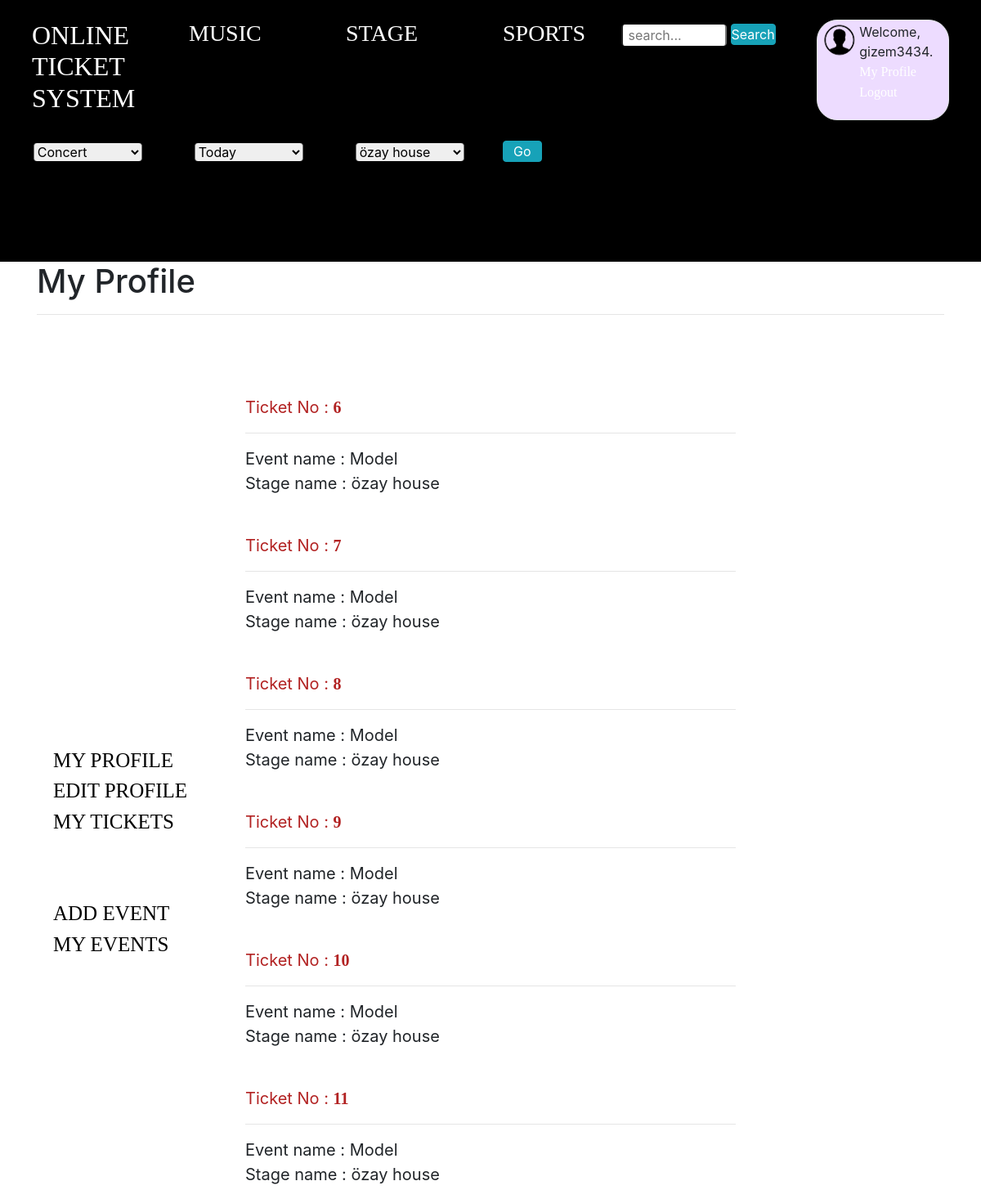
Page /transaction/3 (signed in) on the committed database.
### website/models.py (models this page shows, shortened)
class Ticket(models.Model):
    event = models.ForeignKey(Event, on_delete=models.CASCADE)
    seat_number = models.CharField(max_length=10)
    user = models.ForeignKey(User, on_delete=models.CASCADE, null=True, blank=True)
    transaction = models.ForeignKey(Transaction, on_delete=models.CASCADE)
    def get_ticket_review_url(self):
        return f"/account/tickets/{self.pk}/preview"

class Event(models.Model):
    TYPE = (
        ('C', 'Concert'),
        ('T', 'Theatre'),
        ('S', 'Sports')
    )
    name = models.CharField(max_length=50)
    stage = models.ForeignKey(Stage, on_delete=models.CASCADE)
    owner = models.ForeignKey(UserProfile, on_delete=models.CASCADE, null=True)
    date = models.DateField()
    quota = models.IntegerField()
    quotastart = models.IntegerField()
    price = models.IntegerField()
    type = models.CharField(max_length=1, choices=TYPE)
    isAvailable = models.BooleanField(default=False)
    isAccepted = models.BooleanField(default=False)
    isRejected = models.BooleanField(default=False)
    rules = models.CharField(max_length=500)
    img = models.URLField(null=True, blank=True)
    def __str__(self):
        return '' + self.name

class Stage(models.Model):
    place = models.CharField(max_length=100)
    address = models.CharField(max_length=200)
    quota = models.IntegerField()
    def __str__(self):
        return '' + self.place

class UserProfile(models.Model):
    id = models.AutoField(primary_key=True)
    GENDER = (
        ('M', 'Male'),
        ('F', 'Female'),
    )
    gender = models.CharField(max_length=1, choices=GENDER)
    birthday = models.DateField()
    phone_number = models.CharField(max_length=11)
    img = models.URLField(null=True, blank=True)
    isOperator = models.BooleanField(default=False)
    user = models.ForeignKey(User, on_delete=models.CASCADE)
    balance = models.IntegerField(default=0)

### website/views.py (the view)
# urls.py: path('transaction/<int:transaction_id>', views.my_tickets_view, name='transaction'),
@login_required
def my_tickets_view(request, transaction_id):
    user = request.user
    user_infos = UserProfile.objects.all().filter(user=user)
    transaction = Transaction.objects.get(pk=transaction_id)
    ticket_list = Ticket.objects.all().filter(transaction=transaction)
    context = {"ticket_list": ticket_list,
               "user_infos": user_infos}
    return render(request, 'profile/my_tickets.html', context)

### website/views.py (called while the page is built)
def return_stage_list(request):
    return {'stage_list': Stage.objects.all()}

### templates/profile/my_tickets.html
{% extends 'profile/profile.html' %}
{% block info %}
    {% for ticket in ticket_list %}
        <p style="color: firebrick;">Ticket No : <a style="color: firebrick; font-weight: bold; font-family: italic" href={{ ticket.get_ticket_review_url}}>{{ ticket.pk }}</a>
        <hr>
            Event name :  {{ ticket.event }} <br> Stage name :   {{ ticket.event.stage}}
        </p>
    {% endfor %}
{% endblock %}

### templates/profile/profile.html (shortened to what this page needs)
{% extends 'base.html' %}
{% block head %}
    {% load static %}
    <link rel="stylesheet" type="text/css" href="{% static "css/profile/profil.css" %}">
{% endblock %}
{% block content %}
<div id="mainDiv">
    <h1 id="header">My Profile</h1>
    <hr>
    <div class="infos">
        {% block info %}{% endblock %}
    </div>
    <div id="main_menu">
        <br><br>
        <a href="{% url 'my_profile' %}">My Profile</a><br>
        <a href="{% url 'edit_my_profile' %}">Edit Profile</a><br>
        <a href="{% url 'my_transactions' %}">My Tickets</a><br>
        <br><br>
        {% block isOperator %}
        {% for info in user_infos %}
            {% if info.isOperator %}
                <a href="{% url 'add_event' %}">Add Event</a><br>
                <a href="{% url 'my_events' %}">My Events</a><br>
            {% endif %}
        {% endfor %}
            {% endblock %}
    </div>
</div>
{% endblock %}

### templates/base.html (shortened to what this page needs)
<!DOCTYPE html>
<html lang="en">
<head>
    <link rel="stylesheet" href="https://stackpath.bootstrapcdn.com/bootstrap/4.4.1/css/bootstrap.min.css">
     {% block head %}
             {% endblock %}
     {% load static %}
    <link rel="stylesheet" type="text/css" href="{% static 'css/base.css' %}">
</head>
<body>
    <header>
  <video playsinline="playsinline" autoplay="autoplay" muted="muted" loop="loop">
    <source src="{% static 'media/homevideo.mp4' %}" type="video/mp4">
  </video>
        <div class="row" id='mainRow'>
            <div class="col-sm-2">
                <div id="webSiteName">
                    <a href="{%  url 'home' %}">
                        <h2>Online Ticket System</h2>
                    </a>
                </div>
            </div>
            <div class="col-sm-2">
                <div class="topicsName">
                    <a href="{% url 'concert_event'  %} ">
                        <h3>Music</h3>
                    </a>
                </div>
            </div>
            <div class="col-sm-2">
                <div class="topicsName">
                    <a href="{% url 'theatre_event'  %} ">
                        <h3>Stage</h3>
                    </a>
                </div>
            </div>
            <div class="col-sm-1">
                <div class="topicsName">
                    <a href="{% url 'sport_event'  %} ">
                        <h3>Sports</h3>
                    </a>
                </div>
            </div>
            <div class="col-md-3">
                <div class="search-container">
                    <form method="GET" action="{% url 'overall_search' %}">
                    <input required name="q" value="{{ request.GET.q }}" placeholder=" search...">
                    <button class="btn btn-info py-0 px-0" type="submit">Search</button>
                    </form>
                </div>
            </div>
            <div class="col-sm-2">
            <div class="border">
                <div class="avatarDiv">
                    <img src={% static "media/user-avatar.png" %} alt="user-avatar">
                </div>
                <div class="accountTextDiv">
                    {% if user.is_authenticated %}
                    <p class="login">Welcome, {{ user.get_username }}.
                    <a href="{% url 'my_profile' %}">My Profile</a>
                        <a href="{% url 'logout' %}">Logout</a></p>
                    {% else %}
                    <p><a  href="{% url 'login' %}">Login</a></p>
                    {% endif %}
                </div>
            </div>
            </div>
        </div>
        <div class="row" id='searchFilterRow'>
            <table>
            <form action="{% url 'opinion_search' %}" method="post" >
            <div class="col-sm-2">
                <div class="categories">
                    <select name="categories">
                        <option value="C">Concert</option>
                    </select>
                </div>
            </div>
            <div class="col-sm-2">
                <div class="categories">
                    <select name="dates">
                        <option value="Today">Today</option>
                    </select>
                </div>
            </div>
            <div class="col-sm-2">
                <div class="categories">
                    <select name="stage_names">
                       {% for stage in stage_list %}
                        <option value="{{ stage.place }}">{{ stage.place }}</option>
                        {% endfor %}
                    </select>
                </div>
            </div>
            <div class="col-sm-1">
                <div class="categories">
                     <button class="btn btn-info py-0 " type="submit">Go</button>
            </div>
                </div>
            </form>
</table>
        </div>
    </header>
    <div class="container-xl">
            {% block content %}
             {% endblock %}
    </div>
</body>
</html>

### website/static/css/profile/profil.css (style rules this page uses)
.infos p { padding-top: 15px; }
.infos { position: relative; width:600px; font-size:20px; height: 100px; margin: auto; margin-top: 7.5%; }
#main_menu a { color: black; }
#main_menu { position: absolute; width:200px; top:57%; font-size: 25px; padding-left:20px; }

### website/static/css/base.css (style rules this page uses)
body { width: 100%; }
a { color: white; font-family: "Century Gothic", serif; text-decoration: none; text-transform: uppercase; }
.accountTextDiv a { color: white; font-family: "Century Gothic", serif; text-decoration: none; text-transform: initial; }
header { position: relative; background-color: black; height: 40vh; min-height: 15rem; width: 100%; overflow: hidden; }
header video { position: absolute; top: 50%; left: 50%; min-width: 100%; min-height: 100%; width: auto; height: auto; z-index: 0; -ms-transform: translateX(-50%) translateY(-50%); -moz-transform: translateX(-50%) translateY(-50%); -webkit-transform: translateX(-50%) translateY(-50%); transform: translateX(-50%) translateY(-50%); }
#webSiteName { float: left; width: 14%; height: 95%; margin: auto; }
.topicsName { float: left; width: 14%; height: 95%; margin: auto; }
.avatarDiv { float: left; width: 30%; height: 95%; margin: auto; margin-left: 2%; }
.avatarDiv img { max-width: 100%; max-height: 100%; }
.border { border-radius: 25px; border-color: #eddcff ; background: #eddcff; width: 100%; height: 100%; }
.accountTextDiv { float: left; width: 60%; height: 95%; margin: auto; padding-top: 1%; }
.accountTextDiv p { width: 100%; }
.search-container { margin: auto; width: 100%; height: 25%; padding-top: 2%; }
.search-container input { margin-left: 19%; width: 50%; webkit-border-radius: 4px !important; -moz-border-radius: 4px !important; border-radius: 4px !important; -webkit-border-top: 4px !important; -moz-border-top: 4px !important; border-top: 4px !important; -webkit-border-bottom: 4px !important; -moz-border-bottom: 4px !important; border-bottom: 4px !important; }
.search-container button { margin-bottom: 2%; }
#searchFilterRow { height: 20%; margin-top: 2%; padding-left: 2%; padding-right: 2%; text-align: center; }
.row select { webkit-border-radius: 4px !important; -moz-border-radius: 4px !important; border-radius: 4px !important; -webkit-border-top: 4px !important; -moz-border-top: 4px !important; border-top: 4px !important; -webkit-border-bottom: 4px !important; -moz-border-bottom: 4px !important; border-bottom: 4px !important; }
#mainRow { margin: auto; padding-left: 2%; padding-right: 2%; padding-top: 2%; }
.categories { float: left; width: 100%; height: 100%; margin: auto; padding-top: 1.5%; }
.categories select { width: 80%; right: 10%; height: fit-content; }
.categories button { float: left; }

### rows in the picture
Ticket: pk "6", event "Model", event.stage "özay house"
Ticket: pk "7", event "Model", event.stage "özay house"
Ticket: pk "8", event "Model", event.stage "özay house"
Ticket: pk "9", event "Model", event.stage "özay house"
Ticket: pk "10", event "Model", event.stage "özay house"
Ticket: pk "11", event "Model", event.stage "özay house"
UserProfile: isOperator "ADD EVENT"

### other values in the picture
{{ user.get_username }} "gizem3434"
form field stage_names "özay house"
